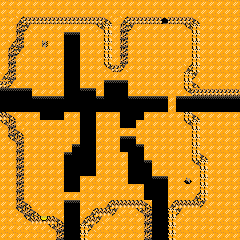

Below is a game level as drawn by its tile map, then a one-line description and the .tmx file that defines it, in full:
An orthogonal 30x30 tile map with 8x8 px tiles, 1 tile layer (Calque de Tile 1).

<map version="1.0" tiledversion="1.0.3" orientation="orthogonal" renderorder="left-up" width="30" height="30" tilewidth="8" tileheight="8" nextobjectid="1">
 <tileset firstgid="1" source="tiles_light.tsx" />
 <layer name="Calque de Tile 1" width="30" height="30">
  <data encoding="csv">
1,1,1,1,1,1,1,1,1,1,1,1,1,1,1,1,1,1,1,1,1,1,1,1,1,1,1,1,1,1,
1,1,1,1,1,1,1,1,1,1,1,1,1,1,1,1,1,1,1,1,1,1,1,1,1,1,1,1,1,1,
1,1,16,9,9,9,9,9,9,9,9,9,9,18,1,16,9,9,9,9,2,9,9,9,18,1,1,1,1,1,
1,1,14,19,1,1,1,1,1,1,1,1,17,11,1,14,19,1,1,1,1,1,1,17,11,1,1,1,1,1,
1,1,14,1,1,1,1,1,7,7,1,1,1,11,1,14,1,1,1,1,1,1,1,1,11,1,1,1,1,1,
1,16,14,1,1,5,1,1,6,6,1,1,1,11,1,14,1,1,1,1,1,1,1,1,11,1,1,1,1,1,
1,14,19,1,1,1,1,1,6,6,1,1,1,11,1,14,1,1,1,1,1,1,1,1,11,1,1,1,1,1,
1,14,1,1,1,1,1,1,6,6,1,1,1,11,1,14,1,1,1,1,1,1,1,1,11,1,1,1,1,1,
1,14,1,1,1,1,1,1,6,6,1,1,1,17,9,19,1,1,1,1,1,1,1,16,11,1,1,1,1,1,
16,14,1,1,1,1,1,1,6,6,1,1,1,1,1,1,1,1,1,1,1,1,1,11,19,1,1,1,1,1,
9,19,1,1,1,1,1,1,6,6,1,1,1,7,7,7,1,1,1,1,1,1,1,11,18,1,1,1,1,1,
7,7,7,7,1,1,1,1,6,6,7,7,1,6,6,6,1,1,1,1,1,1,1,17,9,9,9,9,9,9,
6,6,6,6,7,7,7,7,6,6,6,6,7,6,6,6,7,7,7,7,7,1,7,7,7,7,7,7,7,7,
6,6,6,6,6,6,6,6,6,6,6,6,6,6,6,6,6,6,6,6,6,1,6,6,6,6,6,6,6,6,
8,18,1,1,1,6,6,6,1,1,6,6,1,1,1,6,6,6,1,1,1,1,1,11,18,1,1,1,1,1,
17,14,1,1,1,1,1,1,1,1,6,6,1,1,1,6,6,1,1,1,1,1,1,17,11,1,1,1,1,1,
1,14,18,1,1,1,1,1,1,1,6,6,1,1,1,1,1,1,1,1,1,1,1,1,11,1,1,1,1,1,
1,17,14,1,1,1,1,1,1,1,6,6,1,1,1,7,7,1,1,1,1,1,1,1,11,1,1,1,1,1,
1,1,14,1,1,1,1,1,1,7,6,6,1,1,1,6,6,7,1,1,1,1,1,1,11,1,1,1,1,1,
1,1,14,1,1,1,1,1,7,6,6,6,1,1,1,1,6,6,1,1,1,1,1,1,11,18,1,1,1,1,
1,1,14,1,1,1,1,1,6,6,6,6,1,1,1,1,6,6,7,1,1,1,1,1,17,11,1,1,1,1,
1,1,14,1,1,1,1,1,6,6,6,6,1,1,1,1,6,6,6,1,1,1,1,1,1,11,1,1,1,1,
1,1,14,1,1,1,1,1,6,6,1,1,1,1,1,1,6,6,6,7,7,1,1,4,1,11,1,1,1,1,
1,1,14,1,1,1,1,1,6,6,1,1,1,1,1,1,1,1,6,6,6,1,1,1,1,11,1,1,1,1,
1,1,14,1,1,1,1,1,1,1,1,1,1,1,1,1,1,1,6,6,6,1,1,1,16,11,1,1,1,1,
1,1,14,18,1,1,1,1,7,7,1,1,1,16,8,8,8,8,18,6,6,16,8,8,8,19,1,1,1,1,
1,1,17,14,18,1,1,1,6,6,1,16,8,8,19,1,1,17,14,6,6,11,19,1,1,1,1,1,1,1,
1,1,1,17,8,3,8,18,6,6,16,8,19,1,1,1,1,1,14,6,6,11,1,1,1,1,1,1,1,1,
1,1,1,1,1,1,17,14,6,6,11,19,1,1,1,1,1,1,14,6,6,11,1,1,1,1,1,1,1,1,
1,1,1,1,1,1,1,14,6,6,11,1,1,1,1,1,1,1,14,6,6,11,1,1,1,1,1,1,1,1
</data>
 </layer>
</map>